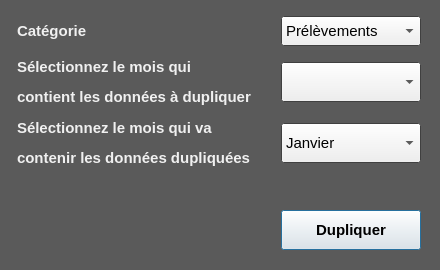
<?xml version="1.0" encoding="UTF-8"?>
<ui version="4.0">
 <class>Dialog</class>
 <widget class="QDialog" name="Dialog">
  <property name="geometry">
   <rect>
    <x>0</x>
    <y>0</y>
    <width>440</width>
    <height>270</height>
   </rect>
  </property>
  <property name="minimumSize">
   <size>
    <width>440</width>
    <height>270</height>
   </size>
  </property>
  <property name="maximumSize">
   <size>
    <width>440</width>
    <height>270</height>
   </size>
  </property>
  <property name="palette">
   <palette>
    <active>
     <colorrole role="Base">
      <brush brushstyle="SolidPattern">
       <color alpha="255">
        <red>255</red>
        <green>255</green>
        <blue>255</blue>
       </color>
      </brush>
     </colorrole>
     <colorrole role="Window">
      <brush brushstyle="SolidPattern">
       <color alpha="255">
        <red>90</red>
        <green>90</green>
        <blue>90</blue>
       </color>
      </brush>
     </colorrole>
    </active>
    <inactive>
     <colorrole role="Base">
      <brush brushstyle="SolidPattern">
       <color alpha="255">
        <red>255</red>
        <green>255</green>
        <blue>255</blue>
       </color>
      </brush>
     </colorrole>
     <colorrole role="Window">
      <brush brushstyle="SolidPattern">
       <color alpha="255">
        <red>90</red>
        <green>90</green>
        <blue>90</blue>
       </color>
      </brush>
     </colorrole>
    </inactive>
    <disabled>
     <colorrole role="Base">
      <brush brushstyle="SolidPattern">
       <color alpha="255">
        <red>90</red>
        <green>90</green>
        <blue>90</blue>
       </color>
      </brush>
     </colorrole>
     <colorrole role="Window">
      <brush brushstyle="SolidPattern">
       <color alpha="255">
        <red>90</red>
        <green>90</green>
        <blue>90</blue>
       </color>
      </brush>
     </colorrole>
    </disabled>
   </palette>
  </property>
  <property name="windowTitle">
   <string>Dupliquer un mois</string>
  </property>
  <layout class="QGridLayout" name="gridLayout">
   <item row="0" column="0">
    <widget class="QLabel" name="l_libelle">
     <property name="sizePolicy">
      <sizepolicy hsizetype="Fixed" vsizetype="Fixed">
       <horstretch>0</horstretch>
       <verstretch>0</verstretch>
      </sizepolicy>
     </property>
     <property name="minimumSize">
      <size>
       <width>250</width>
       <height>20</height>
      </size>
     </property>
     <property name="maximumSize">
      <size>
       <width>250</width>
       <height>20</height>
      </size>
     </property>
     <property name="font">
      <font>
       <pointsize>11</pointsize>
       <weight>75</weight>
       <bold>true</bold>
      </font>
     </property>
     <property name="styleSheet">
      <string notr="true">color: rgb(240, 240, 240);</string>
     </property>
     <property name="text">
      <string>Catégorie</string>
     </property>
    </widget>
   </item>
   <item row="0" column="1">
    <widget class="QComboBox" name="CB_categorie">
     <property name="minimumSize">
      <size>
       <width>140</width>
       <height>30</height>
      </size>
     </property>
     <property name="maximumSize">
      <size>
       <width>140</width>
       <height>30</height>
      </size>
     </property>
     <property name="font">
      <font>
       <pointsize>11</pointsize>
      </font>
     </property>
     <item>
      <property name="text">
       <string>Prélèvements</string>
      </property>
     </item>
     <item>
      <property name="text">
       <string>Epargnes</string>
      </property>
     </item>
    </widget>
   </item>
   <item row="1" column="0">
    <widget class="QLabel" name="l_montant">
     <property name="sizePolicy">
      <sizepolicy hsizetype="Fixed" vsizetype="Fixed">
       <horstretch>0</horstretch>
       <verstretch>0</verstretch>
      </sizepolicy>
     </property>
     <property name="minimumSize">
      <size>
       <width>250</width>
       <height>50</height>
      </size>
     </property>
     <property name="maximumSize">
      <size>
       <width>250</width>
       <height>50</height>
      </size>
     </property>
     <property name="font">
      <font>
       <pointsize>11</pointsize>
       <weight>75</weight>
       <bold>true</bold>
      </font>
     </property>
     <property name="styleSheet">
      <string notr="true">color: rgb(240, 240, 240);</string>
     </property>
     <property name="text">
      <string>&lt;html&gt;&lt;head/&gt;&lt;body&gt;&lt;p&gt;Sélectionnez le mois qui&lt;/p&gt;&lt;p&gt;contient les données à dupliquer&lt;/p&gt;&lt;/body&gt;&lt;/html&gt;</string>
     </property>
    </widget>
   </item>
   <item row="1" column="1">
    <widget class="QComboBox" name="CB_mois_source">
     <property name="minimumSize">
      <size>
       <width>140</width>
       <height>40</height>
      </size>
     </property>
     <property name="maximumSize">
      <size>
       <width>140</width>
       <height>40</height>
      </size>
     </property>
     <property name="font">
      <font>
       <pointsize>11</pointsize>
      </font>
     </property>
    </widget>
   </item>
   <item row="2" column="0">
    <widget class="QLabel" name="l_montant_2">
     <property name="sizePolicy">
      <sizepolicy hsizetype="Fixed" vsizetype="Fixed">
       <horstretch>0</horstretch>
       <verstretch>0</verstretch>
      </sizepolicy>
     </property>
     <property name="minimumSize">
      <size>
       <width>250</width>
       <height>50</height>
      </size>
     </property>
     <property name="maximumSize">
      <size>
       <width>250</width>
       <height>50</height>
      </size>
     </property>
     <property name="font">
      <font>
       <pointsize>11</pointsize>
       <weight>75</weight>
       <bold>true</bold>
      </font>
     </property>
     <property name="styleSheet">
      <string notr="true">color: rgb(240, 240, 240);</string>
     </property>
     <property name="text">
      <string>&lt;html&gt;&lt;head/&gt;&lt;body&gt;&lt;p&gt;Sélectionnez le mois qui va&lt;/p&gt;&lt;p&gt;contenir les données dupliquées&lt;/p&gt;&lt;/body&gt;&lt;/html&gt;</string>
     </property>
    </widget>
   </item>
   <item row="2" column="1">
    <widget class="QComboBox" name="CB_mois_destination">
     <property name="minimumSize">
      <size>
       <width>140</width>
       <height>40</height>
      </size>
     </property>
     <property name="maximumSize">
      <size>
       <width>140</width>
       <height>40</height>
      </size>
     </property>
     <property name="font">
      <font>
       <pointsize>11</pointsize>
      </font>
     </property>
     <item>
      <property name="text">
       <string>Janvier</string>
      </property>
     </item>
     <item>
      <property name="text">
       <string>Février</string>
      </property>
     </item>
     <item>
      <property name="text">
       <string>Mars</string>
      </property>
     </item>
     <item>
      <property name="text">
       <string>Avril</string>
      </property>
     </item>
     <item>
      <property name="text">
       <string>Mai</string>
      </property>
     </item>
     <item>
      <property name="text">
       <string>Juin</string>
      </property>
     </item>
     <item>
      <property name="text">
       <string>Juillet</string>
      </property>
     </item>
     <item>
      <property name="text">
       <string>Août</string>
      </property>
     </item>
     <item>
      <property name="text">
       <string>Septembre</string>
      </property>
     </item>
     <item>
      <property name="text">
       <string>Octobre</string>
      </property>
     </item>
     <item>
      <property name="text">
       <string>Novembre</string>
      </property>
     </item>
     <item>
      <property name="text">
       <string>Décembre</string>
      </property>
     </item>
    </widget>
   </item>
   <item row="3" column="0" colspan="2">
    <widget class="QLabel" name="l_vide">
     <property name="sizePolicy">
      <sizepolicy hsizetype="Fixed" vsizetype="Fixed">
       <horstretch>0</horstretch>
       <verstretch>0</verstretch>
      </sizepolicy>
     </property>
     <property name="minimumSize">
      <size>
       <width>400</width>
       <height>20</height>
      </size>
     </property>
     <property name="maximumSize">
      <size>
       <width>400</width>
       <height>20</height>
      </size>
     </property>
     <property name="font">
      <font>
       <pointsize>12</pointsize>
       <weight>75</weight>
       <bold>true</bold>
      </font>
     </property>
     <property name="styleSheet">
      <string notr="true">color: rgb(240, 240, 240);</string>
     </property>
     <property name="text">
      <string/>
     </property>
    </widget>
   </item>
   <item row="4" column="1">
    <widget class="QPushButton" name="B_dupliquer">
     <property name="sizePolicy">
      <sizepolicy hsizetype="Expanding" vsizetype="Expanding">
       <horstretch>1</horstretch>
       <verstretch>1</verstretch>
      </sizepolicy>
     </property>
     <property name="minimumSize">
      <size>
       <width>140</width>
       <height>40</height>
      </size>
     </property>
     <property name="maximumSize">
      <size>
       <width>140</width>
       <height>40</height>
      </size>
     </property>
     <property name="font">
      <font>
       <pointsize>11</pointsize>
       <weight>75</weight>
       <bold>true</bold>
      </font>
     </property>
     <property name="text">
      <string>Dupliquer</string>
     </property>
    </widget>
   </item>
  </layout>
 </widget>
 <resources/>
 <connections/>
</ui>
